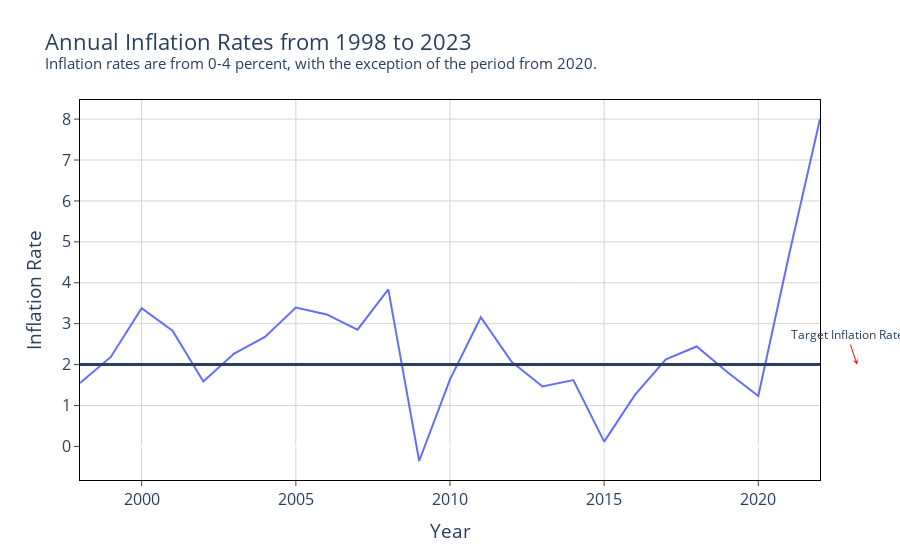

Write notebook code for a chart like this one.
### Code cell
fig = px.line(inflation_rate_df2, x = "Date", y = "Annual_Inflation_Rate",
             labels={
                     "Date": "Year",
                     "Annual_Inflation_Rate": "Inflation Rate"
                 },
                title="Annual Inflation Rates from 1998 to 2023 <br><sup>Inflation rates are from 0-4 percent, with the exception of the period from 2020. </sup>")
#fig.add_annotation(x=2005, y=280,
                  #text="Consumer Price Index appears to be steadily increasing by 2 percent",
                  #showarrow=False)
fig.add_hline(y=2,line_width=3)
fig.add_annotation(y=2, text="Target Inflation Rate",
            showarrow=True,
            arrowhead=3, arrowcolor='red', font=dict(size=12)
)
fig.update_annotations(xshift=700)
fig.update_layout(plot_bgcolor='white', font=dict(size=16))
fig.update_xaxes(mirror=True,
               ticks='outside',
               showline=True,
               linecolor='black',
               gridcolor='lightgrey')
fig.update_yaxes(mirror=True,
                ticks='outside',
                showline=True,
                linecolor='black',
                gridcolor='lightgrey')
fig.show()

### Figure 1 — Plotly figure (JSON) as saved in the notebook; plotly's stock layout.template omitted (floating-point values rounded to 4 significant figures)
{"data": [{"hovertemplate": "Year=%{x}<br>Inflation Rate=%{y}<extra></extra>", "legendgroup": "", "line": {"color": "#636efa", "dash": "solid"}, "marker": {"symbol": "circle"}, "mode": "lines", "name": "", "orientation": "v", "showlegend": false, "type": "scatter", "x": ["1998-01-01T00:00:00", "1999-01-01T00:00:00", "2000-01-01T00:00:00", "2001-01-01T00:00:00", "2002-01-01T00:00:00", "2003-01-01T00:00:00", "2004-01-01T00:00:00", "2005-01-01T00:00:00", "2006-01-01T00:00:00", "2007-01-01T00:00:00", "2008-01-01T00:00:00", "2009-01-01T00:00:00", "2010-01-01T00:00:00", "2011-01-01T00:00:00", "2012-01-01T00:00:00", "2013-01-01T00:00:00", "2014-01-01T00:00:00", "2015-01-01T00:00:00", "2016-01-01T00:00:00", "2017-01-01T00:00:00", "2018-01-01T00:00:00", "2019-01-01T00:00:00", "2020-01-01T00:00:00", "2021-01-01T00:00:00", "2022-01-01T00:00:00"], "xaxis": "x", "y": [1.552, 2.188, 3.377, 2.826, 1.586, 2.27, 2.677, 3.393, 3.226, 2.853, 3.839, -0.3555, 1.64, 3.157, 2.069, 1.465, 1.622, 0.1186, 1.262, 2.13, 2.443, 1.812, 1.234, 4.698, 8.003], "yaxis": "y"}], "layout": {"annotations": [{"arrowcolor": "red", "arrowhead": 3, "font": {"size": 12}, "showarrow": true, "text": "Target Inflation Rate", "xshift": 700, "y": 2}], "font": {"size": 16}, "legend": {"tracegroupgap": 0}, "plot_bgcolor": "white", "shapes": [{"line": {"width": 3}, "type": "line", "x0": 0, "x1": 1, "xref": "x domain", "y0": 2, "y1": 2, "yref": "y"}], "title": {"text": "Annual Inflation Rates from 1998 to 2023 <br><sup>Inflation rates are from 0-4 percent, with the exception of the period from 2020. </sup>"}, "xaxis": {"anchor": "y", "domain": [0, 1], "gridcolor": "lightgrey", "linecolor": "black", "mirror": true, "showline": true, "ticks": "outside", "title": {"text": "Year"}}, "yaxis": {"anchor": "x", "domain": [0, 1], "gridcolor": "lightgrey", "linecolor": "black", "mirror": true, "showline": true, "ticks": "outside", "title": {"text": "Inflation Rate"}}}}
